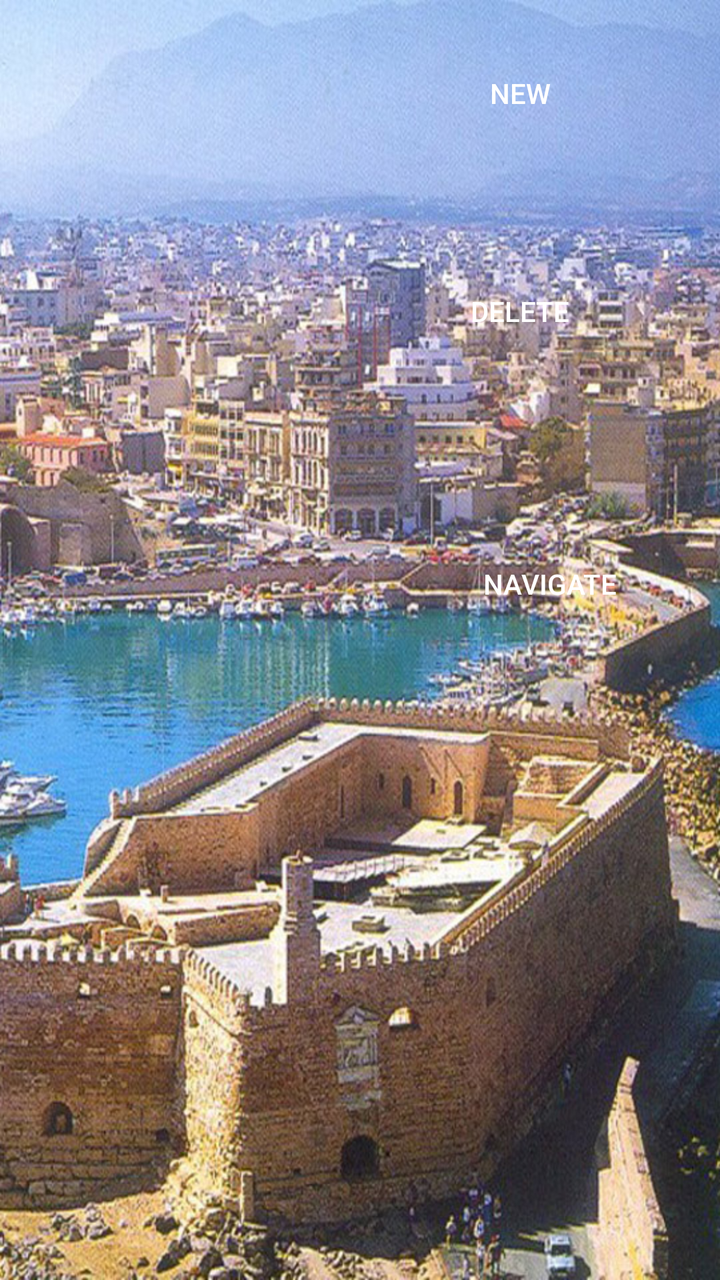
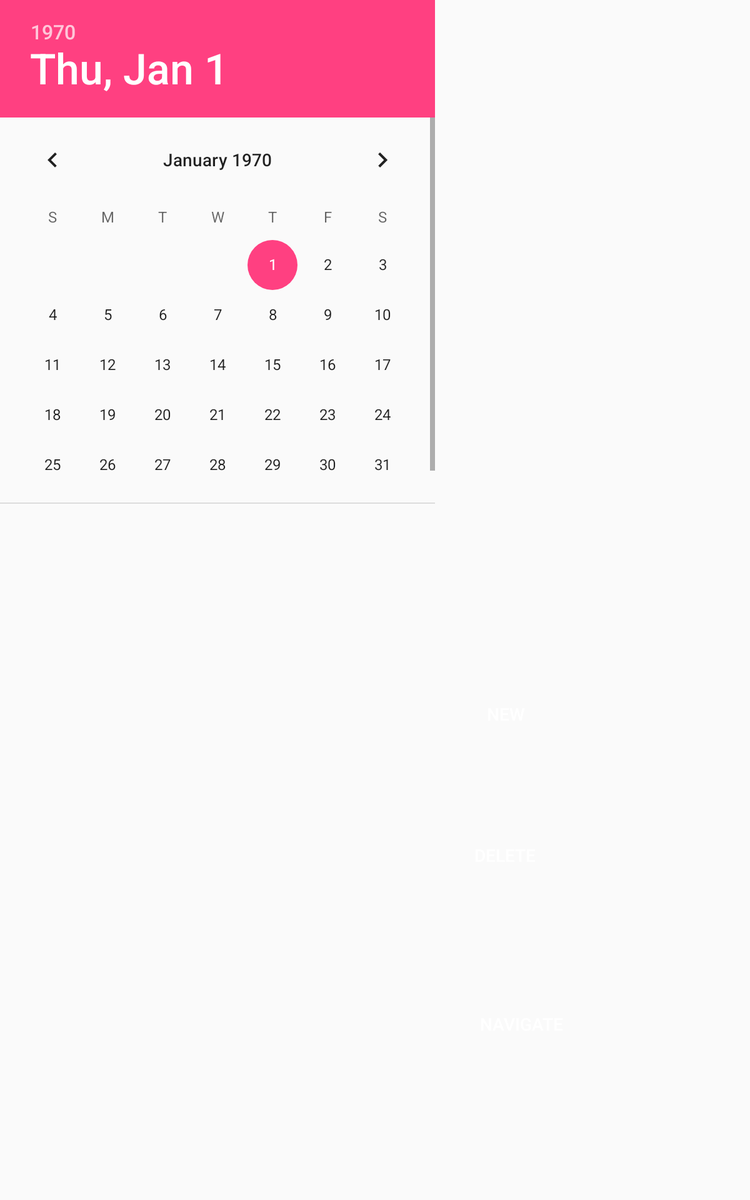

An Android layout and its configuration variant, each rendered on a device that would load it. The default file and the variant file are quoted in full after the pictures.
<!-- AndroidManifest.xml: application theme AppTheme -->
<!-- res/layout/activity_organizer.xml -->
<?xml version="1.0" encoding="utf-8"?>
<android.support.constraint.ConstraintLayout xmlns:android="http://schemas.android.com/apk/res/android"
    xmlns:app="http://schemas.android.com/apk/res-auto"
    xmlns:tools="http://schemas.android.com/tools"
    android:layout_width="match_parent"
    android:layout_height="match_parent"
    android:background="@drawable/heraklion_small"
    tools:context="com.example.varda.naviraklio.Organizer">

    <Button
        android:id="@+id/newAp"
        android:layout_width="100dp"
        android:layout_height="45dp"
        android:layout_marginLeft="8dp"
        android:layout_marginStart="8dp"
        android:layout_marginTop="8dp"
        android:text="New"
        android:layout_weight="1"
        app:layout_constraintHorizontal_bias="0.0"
        app:layout_constraintLeft_toRightOf="@+id/listAp"
        app:layout_constraintRight_toLeftOf="@+id/guideline10"
        app:layout_constraintTop_toTopOf="@+id/guideline11" />

    <Button
        android:id="@+id/delAp"
        android:layout_width="100dp"
        android:layout_height="45dp"
        android:layout_marginLeft="8dp"
        android:layout_marginStart="8dp"
        android:layout_marginTop="117dp"
        android:text="Delete"
        app:layout_constraintHorizontal_bias="0.0"
        app:layout_constraintLeft_toRightOf="@+id/listAp"
        app:layout_constraintRight_toLeftOf="@+id/guideline10"
        app:layout_constraintTop_toTopOf="@+id/guideline11" />

    <android.support.constraint.Guideline
        android:id="@+id/guideline10"
        android:layout_width="wrap_content"
        android:layout_height="wrap_content"
        android:orientation="vertical"
        app:layout_constraintGuide_end="61dp" />

    <ListView
        android:id="@+id/listAp"
        android:layout_width="186dp"
        android:layout_marginLeft="16dp"
        android:layout_marginTop="8dp"
        android:scrollbars="horizontal"
        android:layout_height="wrap_content"
        android:layout_weight="1"
        android:theme="@style/white_transparent_background"
        app:layout_constraintLeft_toLeftOf="parent"
        app:layout_constraintTop_toTopOf="@+id/guideline11"
        tools:layout_editor_absoluteY="57dp" />

    <android.support.constraint.Guideline
        android:id="@+id/guideline11"
        android:layout_width="wrap_content"
        android:layout_height="wrap_content"
        android:orientation="horizontal"
        app:layout_constraintGuide_begin="16dp" />

    <Button
        android:id="@+id/navigateBtn"
        android:layout_width="130dp"
        android:layout_height="52dp"
        android:layout_marginRight="20dp"
        android:layout_marginTop="250dp"
        android:text="Navigate"
        app:layout_constraintRight_toRightOf="parent"
        app:layout_constraintTop_toTopOf="@+id/guideline11" />

</android.support.constraint.ConstraintLayout>
<!-- resources referenced by this layout -->
<resources>
  <!-- drawable heraklion_small: jpg bitmap (drawable, 259803 bytes) -->
  <style name="white_transparent_background" parent="android:Widget.ListView">
          <item name="android:background">#B4FFFFFF</item>
      </style>
  <style name="AppTheme" parent="Theme.AppCompat.Light.DarkActionBar">
          
          <item name="colorPrimary">@color/colorPrimary</item>
          <item name="colorPrimaryDark">@color/colorPrimaryDark</item>
          <item name="colorAccent">@color/colorAccent</item>
          <item name="android:buttonStyle">@style/button_custom_style</item>
          <item name="android:textViewStyle">@style/black_text_opaque</item>
      </style>
  <color name="colorPrimary">#37383c</color>
  <color name="colorPrimaryDark">#68477b</color>
  <color name="colorAccent">#FF4081</color>
  <style name="button_custom_style" parent="Widget.AppCompat.Button">
          <item name="android:textColor">#FFFFFF</item>
          <item name="android:shadowColor">#A8A8A8</item>
          <item name="android:shadowDx">1</item>
          <item name="android:shadowDy">2</item>
          <item name="android:shadowRadius">0</item>
          <item name="android:background">@drawable/button_shape</item>
          </style>
  <style name="black_text_opaque">
          <item name="android:textColor">#000000</item>
      </style>
</resources>
<!-- res/layout-sw600dp/activity_organizer.xml (the author's variant of the layout above) -->
<!-- drawn on a 7-inch tablet held upright -->
<?xml version="1.0" encoding="utf-8"?>
<android.support.constraint.ConstraintLayout xmlns:android="http://schemas.android.com/apk/res/android"
    xmlns:app="http://schemas.android.com/apk/res-auto"
    xmlns:tools="http://schemas.android.com/tools"
    android:layout_width="match_parent"
    android:layout_height="match_parent"
    tools:context="com.example.varda.naviraklio.Organizer">

    <Button
        android:id="@+id/navigateBtn"
        android:layout_width="130dp"
        android:layout_height="66dp"
        android:layout_marginBottom="108dp"
        android:layout_marginRight="118dp"
        android:text="Navigate"
        app:layout_constraintBottom_toBottomOf="parent"
        app:layout_constraintRight_toRightOf="parent" />

    <DatePicker
        android:id="@+id/datePicker"
        android:layout_width="348dp"
        android:layout_height="403dp"
        android:layout_marginEnd="8dp"
        android:layout_marginRight="8dp"
        app:layout_constraintHorizontal_bias="0.0"
        app:layout_constraintLeft_toLeftOf="parent"
        app:layout_constraintRight_toRightOf="parent"
        app:layout_constraintTop_toTopOf="parent" />

    <android.support.constraint.Guideline
        android:layout_width="wrap_content"
        android:layout_height="wrap_content"
        android:id="@+id/guideline9"
        android:orientation="horizontal"
        app:layout_constraintGuide_end="99dp"
        tools:layout_editor_absoluteY="412dp"
        tools:layout_editor_absoluteX="0dp" />

    <ListView
        android:id="@+id/listAp"
        android:layout_width="352dp"
        android:layout_height="312dp"
        android:layout_marginLeft="0dp"
        android:layout_marginRight="8dp"
        android:layout_marginTop="0dp"
        android:scrollbars="horizontal"
        app:layout_constraintHorizontal_bias="0.0"
        app:layout_constraintLeft_toLeftOf="parent"
        app:layout_constraintRight_toRightOf="parent"
        app:layout_constraintTop_toBottomOf="@+id/datePicker" />

    <Button
        android:id="@+id/newAp"
        android:layout_width="wrap_content"
        android:layout_height="wrap_content"
        android:text="New"
        app:layout_constraintRight_toLeftOf="@+id/guideline10"
        android:layout_marginRight="-1dp"
        android:layout_marginBottom="266dp"
        app:layout_constraintBottom_toTopOf="@+id/guideline9" />

    <Button
        android:id="@+id/delAp"
        android:layout_width="wrap_content"
        android:layout_height="wrap_content"
        android:text="Delete"
        app:layout_constraintRight_toLeftOf="@+id/guideline10"
        android:layout_marginRight="-10dp"
        app:layout_constraintLeft_toRightOf="@+id/listAp"
        android:layout_marginLeft="8dp"
        app:layout_constraintHorizontal_bias="0.0"
        android:layout_marginBottom="153dp"
        app:layout_constraintBottom_toTopOf="@+id/guideline9" />

    <android.support.constraint.Guideline
        android:layout_width="wrap_content"
        android:layout_height="wrap_content"
        android:id="@+id/guideline10"
        android:orientation="vertical"
        app:layout_constraintGuide_end="152dp" />

</android.support.constraint.ConstraintLayout>
<!-- resources referenced by the variant -->
<!-- as a 7-inch tablet held upright resolves them -->
<resources>
  <style name="AppTheme" parent="Theme.AppCompat.Light.DarkActionBar">
          
          <item name="colorPrimary">@color/colorPrimary</item>
          <item name="colorPrimaryDark">@color/colorPrimaryDark</item>
          <item name="colorAccent">@color/colorAccent</item>
          <item name="android:buttonStyle">@style/button_custom_style</item>
          <item name="android:textViewStyle">@style/black_text_opaque</item>
      </style>
  <color name="colorPrimary">#37383c</color>
  <color name="colorPrimaryDark">#68477b</color>
  <color name="colorAccent">#FF4081</color>
  <style name="button_custom_style" parent="Widget.AppCompat.Button">
          <item name="android:textColor">#FFFFFF</item>
          <item name="android:shadowColor">#A8A8A8</item>
          <item name="android:shadowDx">1</item>
          <item name="android:shadowDy">2</item>
          <item name="android:shadowRadius">0</item>
          <item name="android:background">@drawable/button_shape</item>
          </style>
  <style name="black_text_opaque">
          <item name="android:textColor">#000000</item>
      </style>
</resources>
